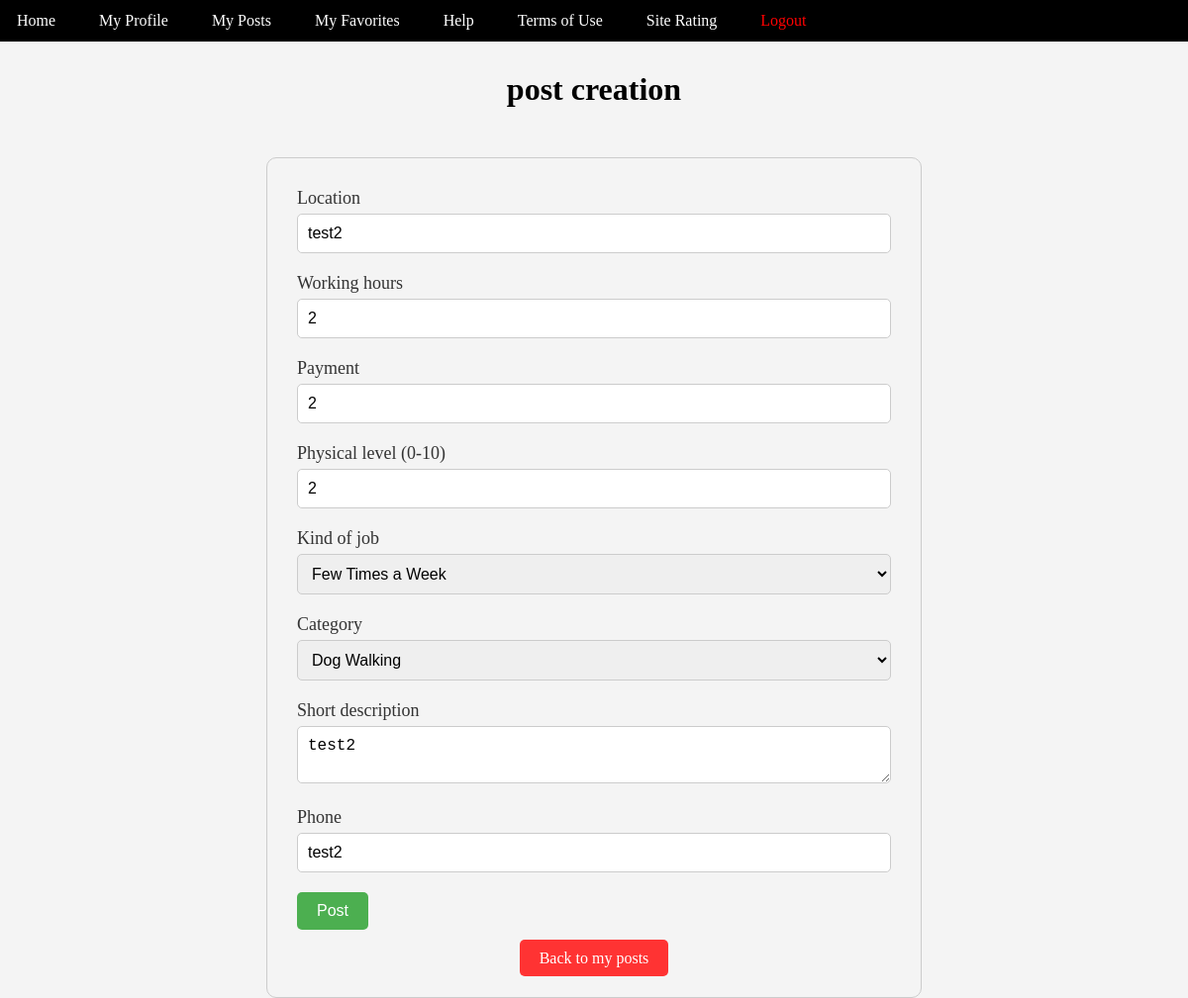
Screenshot of /edit_post/10/ with the database file from the repository.
### posts/models.py (models this page shows)
class Post(models.Model):
    mail = models.EmailField(null=True, blank=True)
    description = models.TextField(null=True, blank=True)
    location = models.TextField(null=True, blank=True)
    payment = models.TextField(null=True, blank=True)
    work_hours = models.TextField(null=True, blank=True)
    phys_lvl = models.IntegerField(null=True, blank=True)
    kind_of_job = models.TextField(null=True, blank=True)
    category = models.TextField(null=True, blank=True)
    phone = models.TextField(null=True, blank=True)

### project/views.py (the view)
# urls.py: path('edit_post/<int:post_id>/', views.edit_post, name='edit_post'),
def edit_post(request, post_id):
    p=Post.objects.get(id=post_id)
    context = {
        'post_id': post_id,
        'post':p,
    }
    return render(request, 'create_post.html', context)

### templates/create_post.html (shortened to what this page needs)
<!DOCTYPE html>
<html lang="en">
<head>
</head>
<body>
    {% extends 'toolbar.html' %}
    {% block content %}
    <h1>post creation</h1>
    <div class="form-container">
        <form id="myForm" method="POST" action="{% url 'create_post_button' %}">
            <div class="form-group">
                <label for="location">Location</label>
                <input type="text" id="location" name="location"  value="{{ post.location|default_if_none:'' }}">
            </div>
            <div class="form-group">
                <label for="work_hours">Working hours</label>
                <input type="text" id="work_hours" name="work_hours" value="{{ post.work_hours|default_if_none:'' }}">
            </div>
            <div class="form-group">
                <label for="payment">Payment</label>
                <input type="text" id="payment" name="payment" value="{{ post.payment|default_if_none:'' }}">
            </div>
            <div class="form-group">
                <label for="phys_lvl">Physical level (0-10)</label>
                <input type="number" id="phys_lvl" name="phys_lvl" min="0" max="10" value="{{ post.phys_lvl|default_if_none:'' }}">
            </div>
            <div class="form-group">
    <label for="kind_of_job">Kind of job</label>
    <select id="kind_of_job" name="kind_of_job">
        <option value="few times a week" {% if post.kind_of_job == 'few times a week' %}selected="selected"{% endif %}>Few Times a Week</option>
    </select>
</div>
<div class="form-group">
    <label for="category">Category</label>
    <select id="category" name="category">
        <option value="dog walking" {% if post.category == 'dog walking' %}selected="selected"{% endif %}>Dog Walking</option>
    </select>
</div>
<div class="form-group">
    <label for="description">Short description</label>
    <textarea id="description" name="description" maxlength="30">{{ post.description|default_if_none:'' }}</textarea>
</div>
            <div class="form-group">
                <label for="phone">Phone</label>
                <input type="text" id="phone" name="phone" value="{{ post.phone|default_if_none:'' }}">
            </div>
            <button type="submit" class="save-button">Post</button>
        </form>
        <div class="button-container">
            <a href="{% url 'myposts' %}" class="back-button">Back to my posts</a>
        </div>
    </div>
</body>
</html>
    {% endblock %}

### templates/create_post.html (style rules this page uses)
body { direction: ltr; text-align: left; font-family: 'Arial', sans-serif; margin: 0; padding: 0; }
h1 { text-align: center; color: #000000; margin-top: 30px; font-weight: bold; }
.form-container { max-width: 600px; margin: 0 auto; padding: 30px; border-radius: 10px; border: 1px solid #ccc; margin-top: 50px; }
.form-group { margin-bottom: 20px; }
label { font-size: 18px; color: #333; display: block; margin-bottom: 5px; }
input[type="text"], input[type="number"], textarea, select { text-align: left; width: 100%; padding: 10px; font-size: 16px; border-radius: 5px; border: 1px solid #ccc; box-sizing: border-box; }
.button-container { text-align: center; margin-top: 20px; }
.save-button { background-color: #4caf50; color: #fff; padding: 10px 20px; border: none; border-radius: 5px; cursor: pointer; font-size: 16px; transition: background-color 0.3s ease; }
.back-button { background-color: #ff3333; color: #fff; border: none; padding: 10px 20px; font-size: 16px; cursor: pointer; border-radius: 5px; text-decoration: none; }

### templates/toolbar.html (style rules this page uses)
body { font-family: Copperplate; margin: 0; padding: 0; box-sizing: border-box; background-color: #f4f4f4; }

### rows the page displays
Post: location "test2", work_hours "2", payment "2", phys_lvl "2", kind_of_job "Few Times a Week", category "Dog Walking", description "test2", phone "test2"
